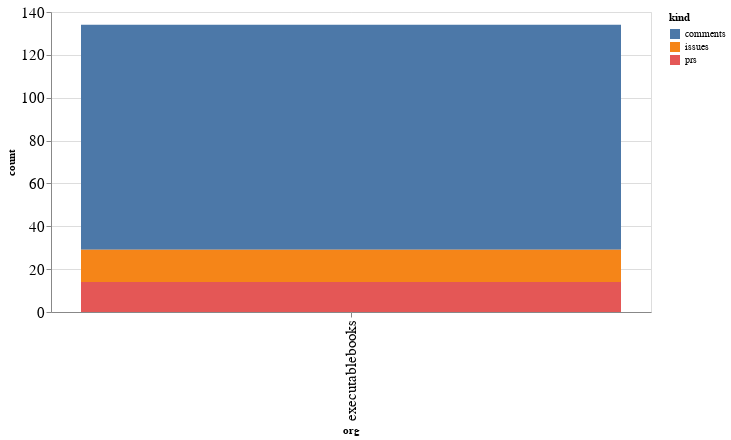

Notebook code cell kept with this figure:
### Code cell
alt.Chart(org_summaries, width=600).mark_bar().encode(
    x='org',
    y='count',
    color='kind',
    tooltip="org"
)

### Figure 1 — Vega-Lite specification as saved in the notebook (floating-point values rounded to 4 significant figures)
{"config": {"axisLeft": {"labelFontSize": 15}, "axisBottom": {"labelFontSize": 15}}, "data": {"name": "data-35c7be7e9ab0b769c5fddea16f113134"}, "mark": "bar", "encoding": {"color": {"type": "nominal", "field": "kind"}, "tooltip": {"type": "nominal", "field": "org"}, "x": {"type": "nominal", "field": "org"}, "y": {"type": "quantitative", "field": "count"}}, "width": 600, "$schema": "https://vega.github.io/schema/vega-lite/v4.8.1.json", "datasets": {"data-35c7be7e9ab0b769c5fddea16f113134": [{"org": "executablebooks", "kind": "comments", "count": 105}, {"org": "executablebooks", "kind": "issues", "count": 15}, {"org": "executablebooks", "kind": "prs", "count": 14}]}}
